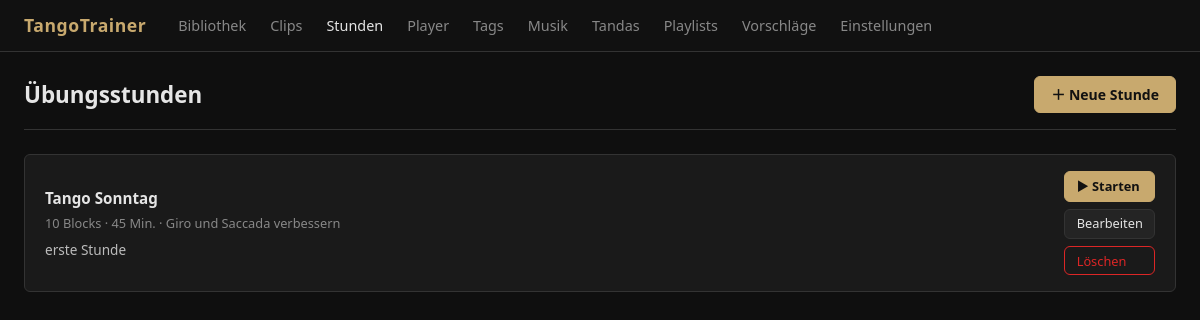
The page /lessons on the database its author committed.
### app/models.py (models this page shows)
class Lesson(Base):
    __tablename__ = "lessons"
    id = Column(Integer, primary_key=True, index=True)
    title = Column(String, nullable=False)
    description = Column(Text)
    goal = Column(Text)
    planned_duration = Column(Integer)
    created_at = Column(DateTime, default=datetime.utcnow)
    updated_at = Column(DateTime, default=datetime.utcnow, onupdate=datetime.utcnow)
    items = relationship(
        "LessonItem",
        back_populates="lesson",
        order_by="LessonItem.order_index",
        cascade="all, delete-orphan",
    )

### app/routers/lessons.py (the view)
@router.get("/lessons", response_class=HTMLResponse)
def lessons_list(request: Request, db: Session = Depends(get_db)):
    lessons = db.query(Lesson).order_by(Lesson.updated_at.desc()).all()
    return templates.TemplateResponse("lessons.html", {"request": request, "lessons": lessons})

### app/templates/lessons.html (shortened to what this page needs)
{% extends "base.html" %}
{% block content %}
<div class="page-header">
  <h1 class="page-title">Übungsstunden</h1>
  <a href="/lessons/new" class="btn btn-primary">＋ Neue Stunde</a>
</div>
{% if lessons %}
<div style="display:flex; flex-direction:column; gap:1rem;">
  {% for lesson in lessons %}
  <div class="clip-card" style="align-items:center;">
    <div class="clip-body">
      <div class="clip-title">{{ lesson.title }}</div>
      <div class="clip-meta">
        {{ lesson.items | length }} Block{{ "s" if lesson.items | length != 1 else "" }}
        {% if lesson.planned_duration %} · {{ lesson.planned_duration }} Min.{% endif %}
        {% if lesson.goal %} · {{ lesson.goal | truncate(60) }}{% endif %}
      </div>
      {% if lesson.description %}
      <div class="clip-notes">{{ lesson.description | truncate(120) }}</div>
      {% endif %}
    </div>
    <div style="display:flex; flex-direction:column; gap:0.4rem; flex-shrink:0;">
      <a href="/player/lesson/{{ lesson.id }}" class="btn btn-primary btn-sm">▶ Starten</a>
      <a href="/lessons/{{ lesson.id }}/edit" class="btn btn-secondary btn-sm">Bearbeiten</a>
      <form method="post" action="/lessons/{{ lesson.id }}/delete"
            onsubmit="return confirm('Stunde „{{ lesson.title }}" wirklich löschen?')">
        <button type="submit" class="btn btn-danger btn-sm" style="width:100%;">Löschen</button>
      </form>
    </div>
  </div>
  {% endfor %}
</div>
{% else %}
<div style="text-align:center; padding:4rem; color:var(--text-muted);">
  <p style="font-size:1.1rem; margin-bottom:1rem;">Noch keine Übungsstunden angelegt.</p>
  <a href="/lessons/new" class="btn btn-primary">Erste Stunde erstellen</a>
</div>
{% endif %}
{% endblock %}

### app/static/css/style.css (style rules this page uses)
:root { --bg: #0f0f0f; --bg-card: #1a1a1a; --bg-input: #242424; --border: #333; --text: #e5e5e5; --text-muted: #888; --accent: #c8a96e; --accent-hover: #e0c080; --danger: #dc2626; --radius: 6px; --shadow: 0 2px 8px rgba(0,0,0,0.5); }
* { box-sizing: border-box; margin: 0; padding: 0; }
body { font-family: system-ui, -apple-system, sans-serif; background: var(--bg); color: var(--text); min-height: 100vh; font-size: 15px; line-height: 1.5; }
a { color: var(--accent); text-decoration: none; }
.page-header { display: flex; align-items: center; justify-content: space-between; margin-bottom: 1.5rem; padding-bottom: 1rem; border-bottom: 1px solid var(--border); }
.page-title { font-size: 1.4rem; font-weight: 600; }
.btn { display: inline-flex; align-items: center; gap: 0.4rem; padding: 0.45rem 1rem; border-radius: var(--radius); border: 1px solid transparent; font-size: 0.875rem; cursor: pointer; transition: background 0.15s, color 0.15s; font-family: inherit; }
.btn-primary { background: var(--accent); color: #111; border-color: var(--accent); font-weight: 600; }
.btn-secondary { background: var(--bg-input); color: var(--text); border-color: var(--border); }
.btn-danger { background: transparent; color: var(--danger); border-color: var(--danger); }
.btn-sm { padding: 0.3rem 0.7rem; font-size: 0.8rem; }
.clip-card { background: var(--bg-card); border: 1px solid var(--border); border-radius: var(--radius); padding: 1rem 1.25rem; display: flex; gap: 1rem; align-items: flex-start; }
.clip-body { flex: 1; min-width: 0; }
.clip-title { font-weight: 600; font-size: 0.95rem; margin-bottom: 0.3rem; }
.clip-meta { font-size: 0.8rem; color: var(--text-muted); }
.clip-notes { font-size: 0.85rem; color: #bbb; margin-top: 0.4rem; }

### rows shown on the page
Lesson: title "Tango Sonntag", items|length "10", items "s", planned_duration "45", goal "Giro und Saccada verbessern", description "erste Stunde"
